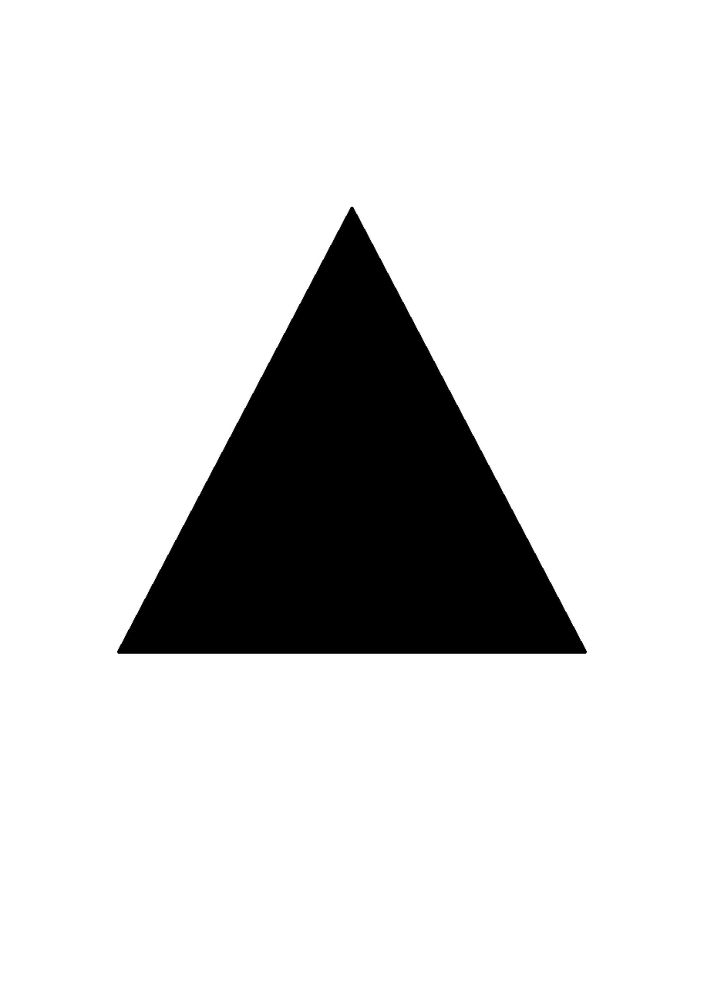
#> input picture DAY17/Inpoutpics/Triangle.png, 714 x 988 px, shrunk from 926 x 1280 before the run, found by its file name
$ python Project.py
#> lines starting #> are read from the running program, lines starting #| are printed output that depends on the picture; after the words box and inside, x2 and y2 are one past the last pixel; in counts of white or black regions, pixels touching at a corner belong together
import cv2
import numpy as np
img = cv2.imread("ImageS/Triangle.png")
#> img is the input picture: shape (988, 714, 3); min 0, max 255, mean 216.7
if img is None:
    print("Image not found!")
    exit()
gray = cv2.cvtColor(img, cv2.COLOR_BGR2GRAY)
blur = cv2.GaussianBlur(gray, (5, 5), 0)
_, binary = cv2.threshold(blur, 127, 255, cv2.THRESH_BINARY_INV)
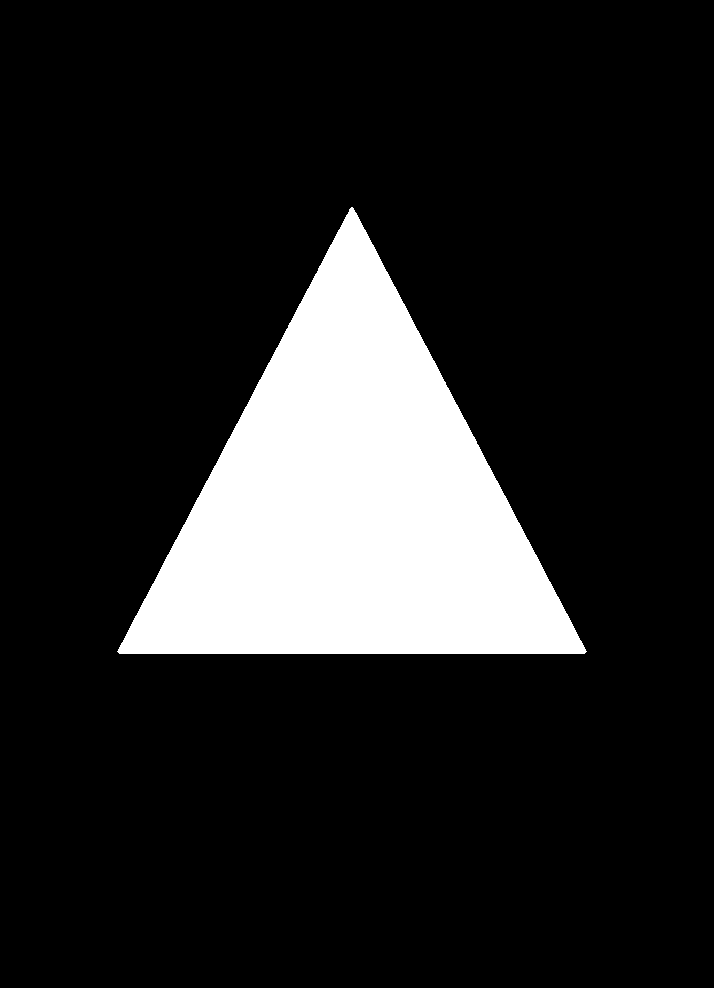
#> binary: shape (988, 714); 15% white; 1 white region
contours, _ = cv2.findContours(binary, cv2.RETR_EXTERNAL, cv2.CHAIN_APPROX_SIMPLE)
#> contours = 1 contour; box (x1, y1, x2, y2) and area: (117, 207, 587, 654) 105425
print(f"Total Contours Found: {len(contours)}\n")
#| Total Contours Found: 1
for i, cnt in enumerate(contours):
    area = cv2.contourArea(cnt)
    if area < 200:
        continue
    perimeter = cv2.arcLength(cnt, True)
    approx = cv2.approxPolyDP(cnt, 0.02 * perimeter, True)
    corners = len(approx)
    x, y, w, h = cv2.boundingRect(approx)
    ratio = w / float(h)
    circularity = 0
    if perimeter != 0:
        circularity = (4 * np.pi * area) / (perimeter * perimeter)
    if corners == 3:
        shape = "Triangle"

    elif corners == 4:

        if 0.95 <= ratio <= 1.05:
            shape = "Square"
        else:
            shape = "Rectangle"

    elif circularity >= 0.85:
        shape = "Circle"

    elif corners == 5:
        shape = "Pentagon"

    elif corners == 6:
        shape = "Hexagon"

    else:
        shape = "Polygon"

    print(f"Shape {i+1}")
    print(f"Detected Shape : {shape}")
    print(f"Corners        : {corners}")
    print(f"Area           : {area:.2f}")
    print(f"Perimeter      : {perimeter:.2f}")
    print(f"Aspect Ratio   : {ratio:.2f}")
    print(f"Circularity    : {circularity:.2f}")
    print("-" * 35)
    cv2.drawContours(img, [approx], -1, (0, 255, 0), 3)
    cv2.rectangle(img, (x, y), (x + w, y + h), (255, 0, 0), 2)
    cv2.putText(img,
                shape,
                (x, y - 10),
                cv2.FONT_HERSHEY_SIMPLEX,
                0.6,
                (0, 0, 255),
                2)
#> this loop made 1 pass
#> (area, perimeter, approx, corners, x, y, w, h) on pass 1: (105425, 1553.5, [[351, 207], [117, 651], [584, 653]], 3, 117, 207, 468, 447)
#| Shape 1
#| Detected Shape : Triangle
#| Corners        : 3
#| Area           : 105425.00
#| Perimeter      : 1553.51
#| Aspect Ratio   : 1.05
#| Circularity    : 0.55
#| -----------------------------------
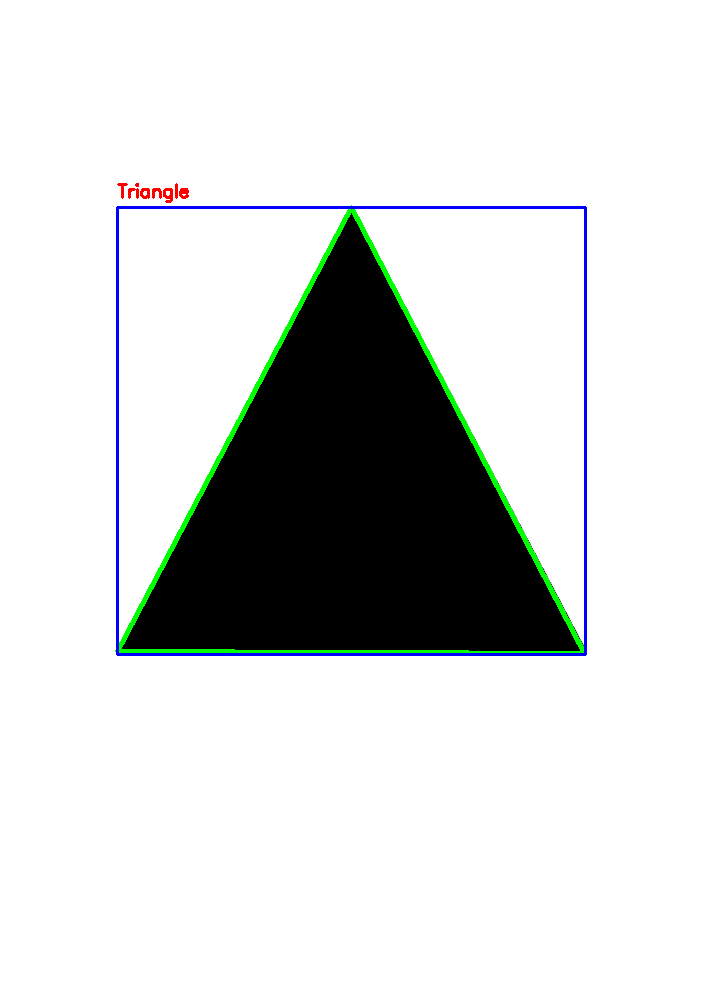
#> img: shape (988, 714, 3); 1.75% of pixels changed, all inside (x1, y1, x2, y2) = (115, 183, 587, 656)
cv2.imshow("Binary Image", binary)
cv2.imshow("Shape Detection", img)
cv2.imwrite("Output/Triangle.png", img)
cv2.waitKey(0)
cv2.destroyAllWindows()

$ run again, with DAY17/Inpoutpics/Multishape1.png copied over DAY17/Inpoutpics/Triangle.png
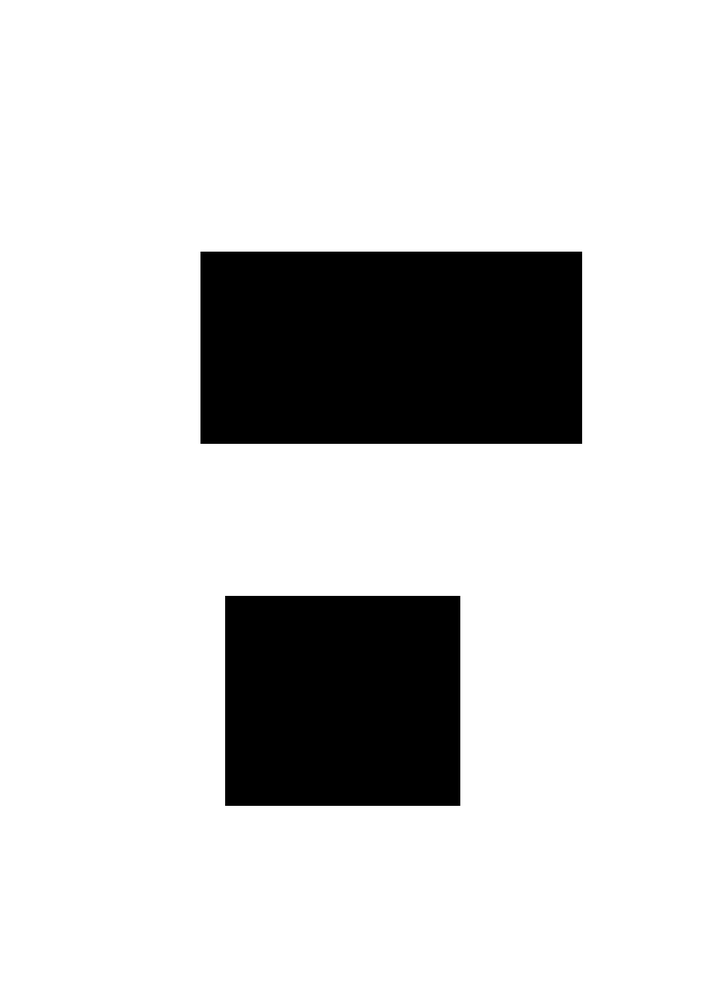
#> input picture DAY17/Inpoutpics/Multishape1.png, 714 x 988 px, shrunk from 926 x 1280 before the run, found by its file name
#> img is the input picture: shape (988, 714, 3); min 0, max 255, mean 210.6
#> `_, binary = cv2.threshold(blur, 127, 255, cv2.THRESH_BINARY_INV)`:
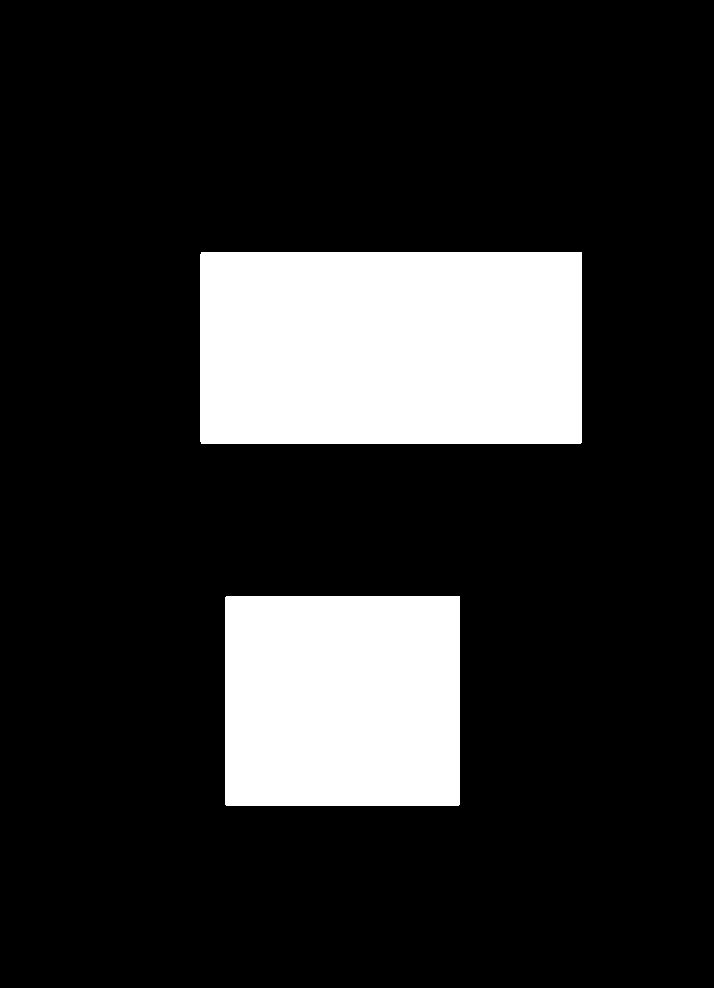
#> binary: shape (988, 714); 17.4% white; 2 white regions
#> contours = 2 contours; box (x1, y1, x2, y2) and area: (200, 252, 582, 444) 72768, (225, 596, 460, 806) 48904
#| Total Contours Found: 2
#> the loop `for i, cnt in enumerate(contours):` made 2 passes
#> (area, perimeter, approx, corners, x, y, w, h) on passes 1 to 2: (48904.5, 884.2, [[225, 597], [226, 805], [459, 804], [459, 596]], 4, 225, 596, 235, 210), (72767.5, 1142.2, [[200, 254], [201, 443], [581, 442], [581, 252]], 4, 200, 252, 382, 192)
#> (printed output is left out)
#> after the loop `for i, cnt in enumerate(contours):`:
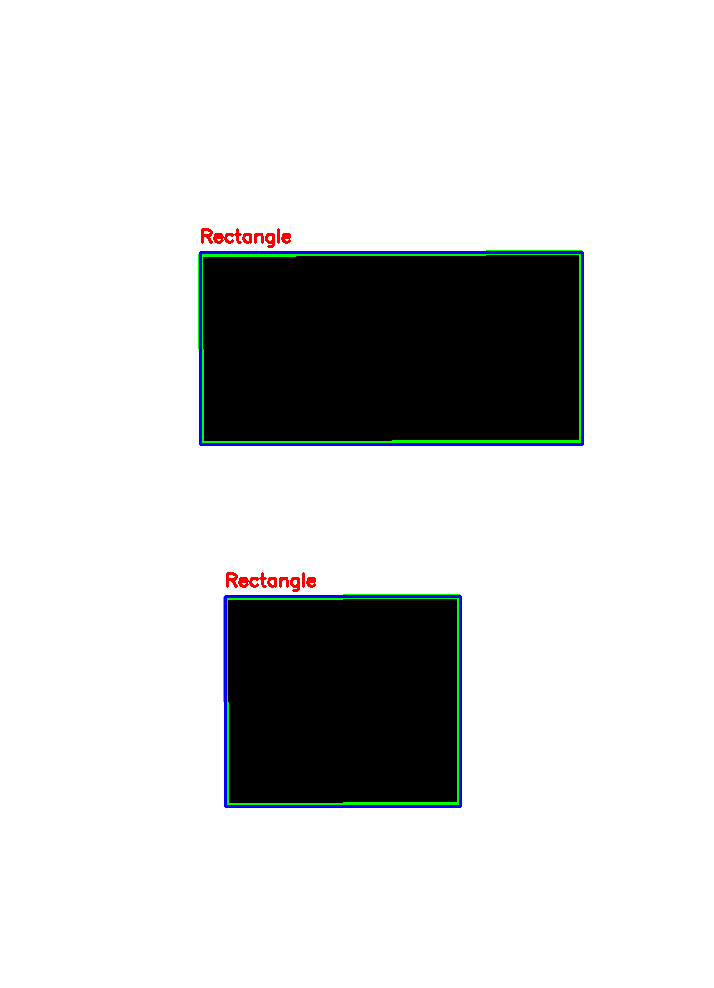
#> img: shape (988, 714, 3); 1.69% of pixels changed, all inside (x1, y1, x2, y2) = (198, 228, 584, 808)

$ run again, with DAY17/Inpoutpics/Multishape2.png copied over DAY17/Inpoutpics/Triangle.png
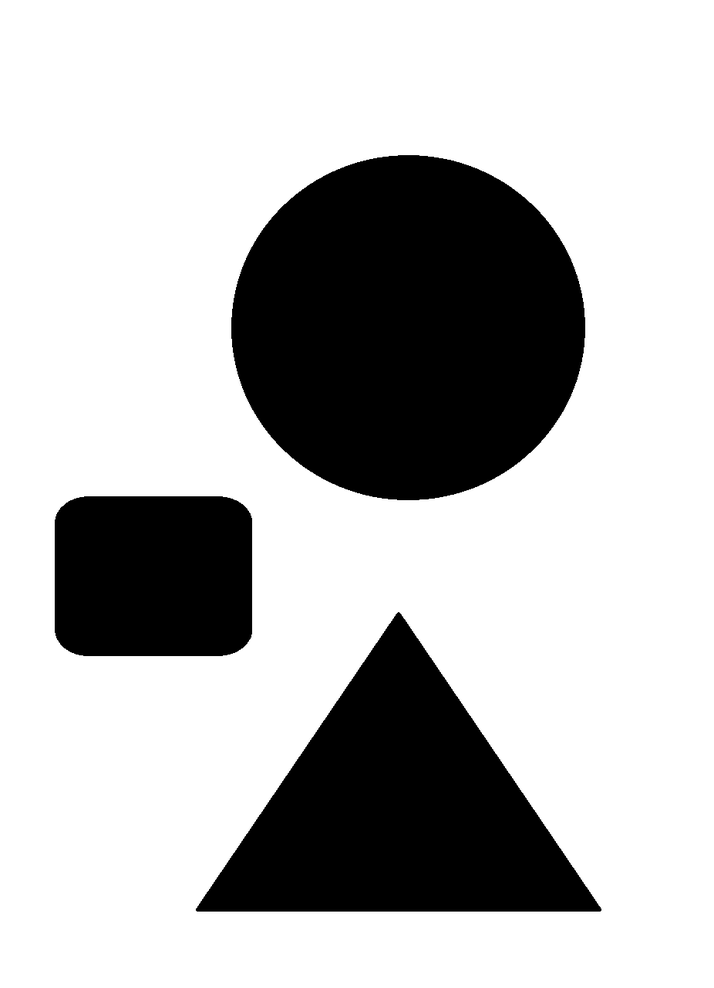
#> input picture DAY17/Inpoutpics/Multishape2.png, 714 x 988 px, shrunk from 926 x 1280 before the run, found by its file name
#> img is the input picture: shape (988, 714, 3); min 0, max 255, mean 187
#> `_, binary = cv2.threshold(blur, 127, 255, cv2.THRESH_BINARY_INV)`:
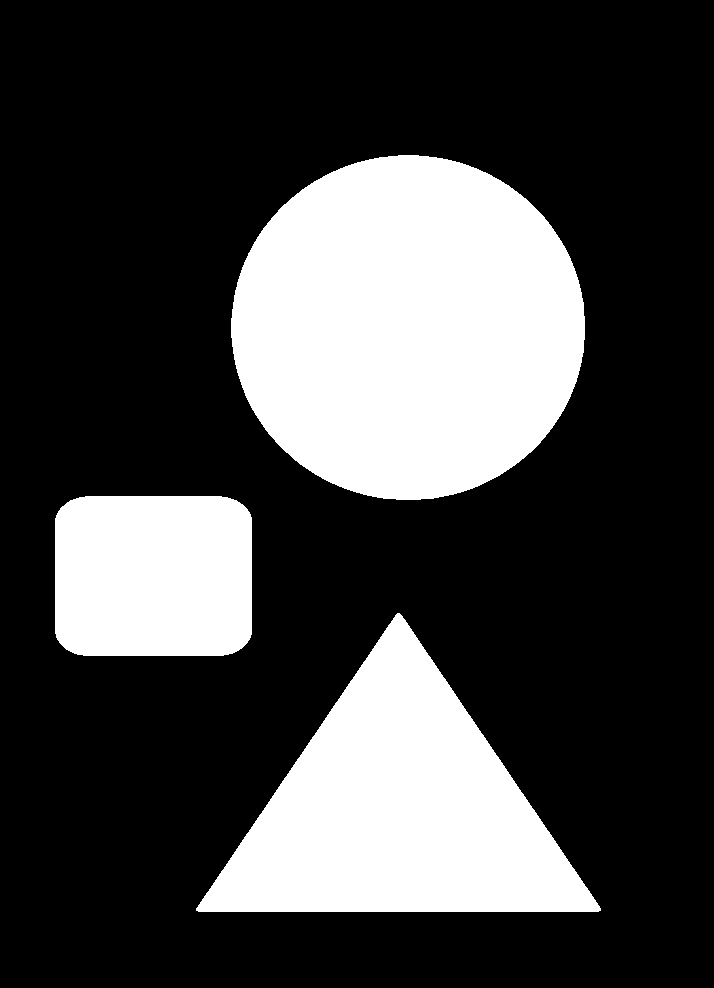
#> binary: shape (988, 714); 26.7% white; 3 white regions
#> contours = 3 contours; box (x1, y1, x2, y2) and area: (231, 155, 585, 500) 95398, (196, 613, 601, 912) 61208, (55, 496, 252, 656) 30417
#| Total Contours Found: 3
#> the loop `for i, cnt in enumerate(contours):` made 3 passes
#> (area, perimeter, approx, corners, x, y, w, h) on passes 1 to 2: (61208, 1167.3, [[196, 908], [600, 910], [399, 613]], 3, 196, 613, 405, 298), (30417, 670.2, [[60, 508], [66, 649], [247, 642], [242, 504]], 4, 60, 504, 188, 146)
#> (printed output is left out)
#> after the loop `for i, cnt in enumerate(contours):`:
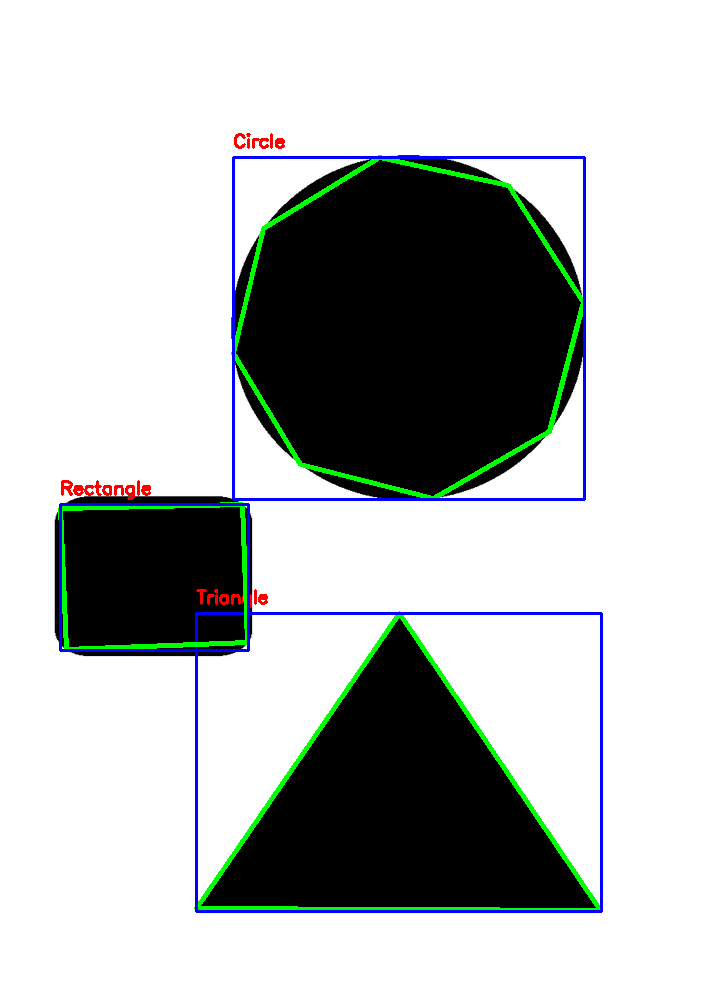
#> img: shape (988, 714, 3); 3.39% of pixels changed, all inside (x1, y1, x2, y2) = (58, 133, 603, 913)

$ run again, with DAY17/Inpoutpics/Multishape3.png copied over DAY17/Inpoutpics/Triangle.png
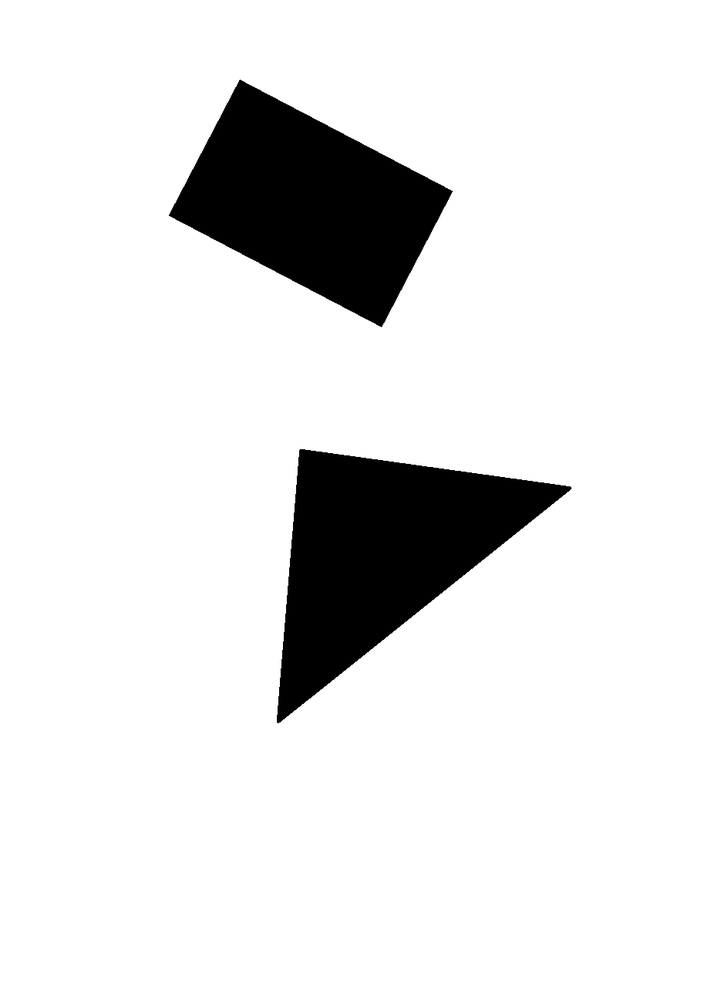
#> input picture DAY17/Inpoutpics/Multishape3.png, 714 x 988 px, shrunk from 926 x 1280 before the run, found by its file name
#> img is the input picture: shape (988, 714, 3); min 0, max 255, mean 227.8
#> `_, binary = cv2.threshold(blur, 127, 255, cv2.THRESH_BINARY_INV)`:
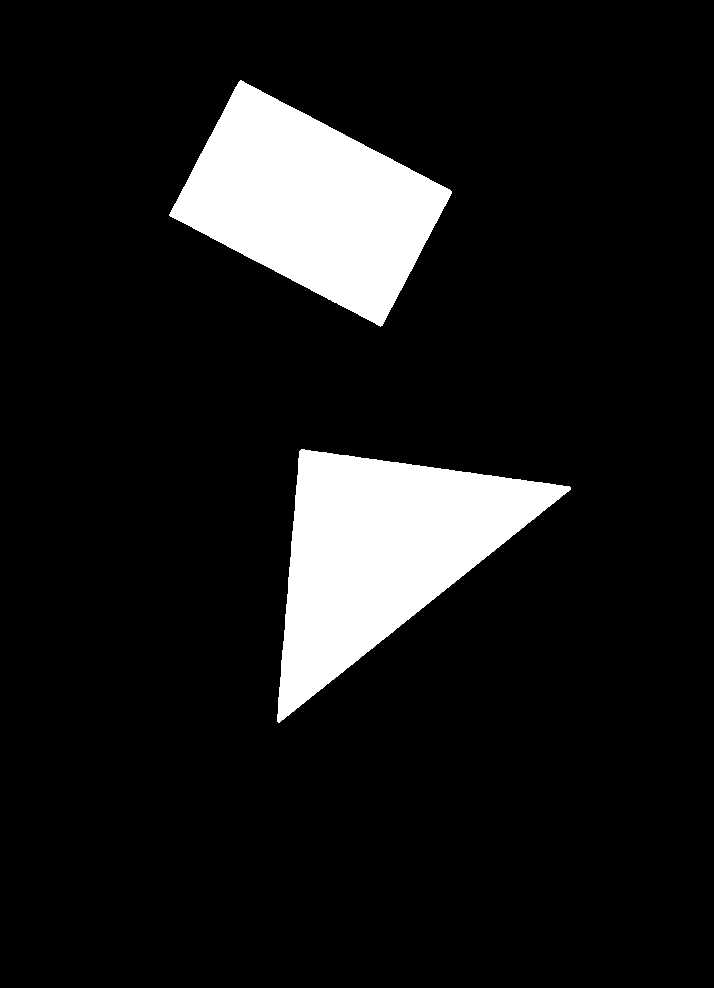
#> binary: shape (988, 714); 10.7% white; 2 white regions
#> contours = 2 contours; box (x1, y1, x2, y2) and area: (277, 449, 571, 723) 38008, (169, 80, 452, 327) 36588
#| Total Contours Found: 2
#> the loop `for i, cnt in enumerate(contours):` made 2 passes
#> (area, perimeter, approx, corners, x, y, w, h) on passes 1 to 2: (38008, 958.6, [[570, 487], [301, 449], [277, 721]], 3, 277, 449, 294, 273), (36587.5, 843.4, [[240, 80], [169, 215], [382, 325], [451, 191]], 4, 169, 80, 283, 246)
#> (printed output is left out)
#> after the loop `for i, cnt in enumerate(contours):`:
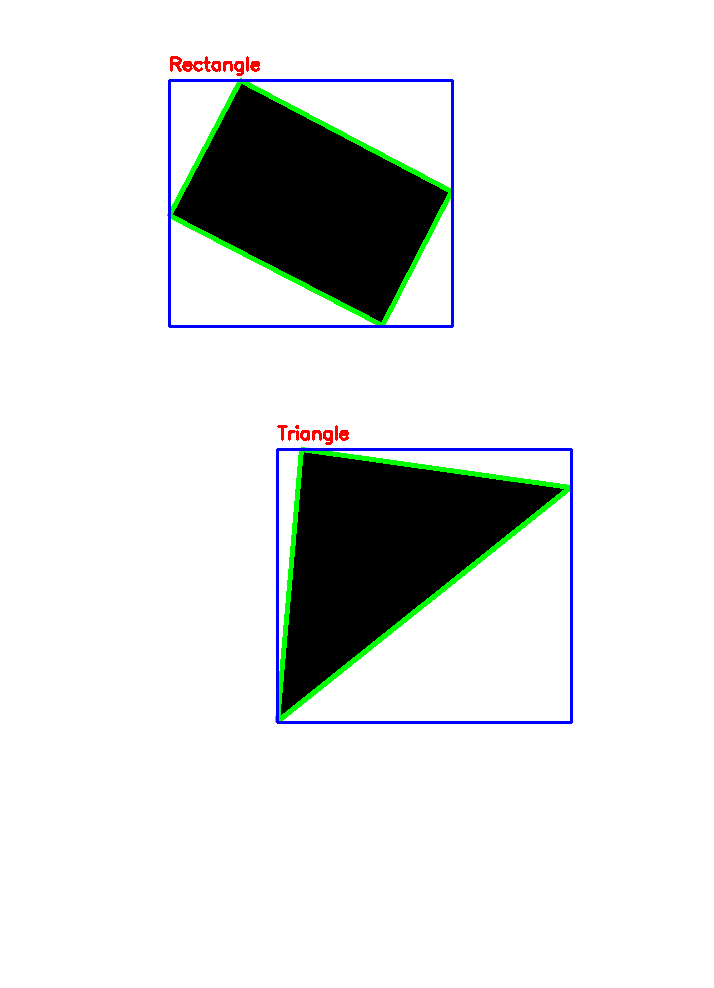
#> img: shape (988, 714, 3); 2.28% of pixels changed, all inside (x1, y1, x2, y2) = (167, 56, 573, 724)
